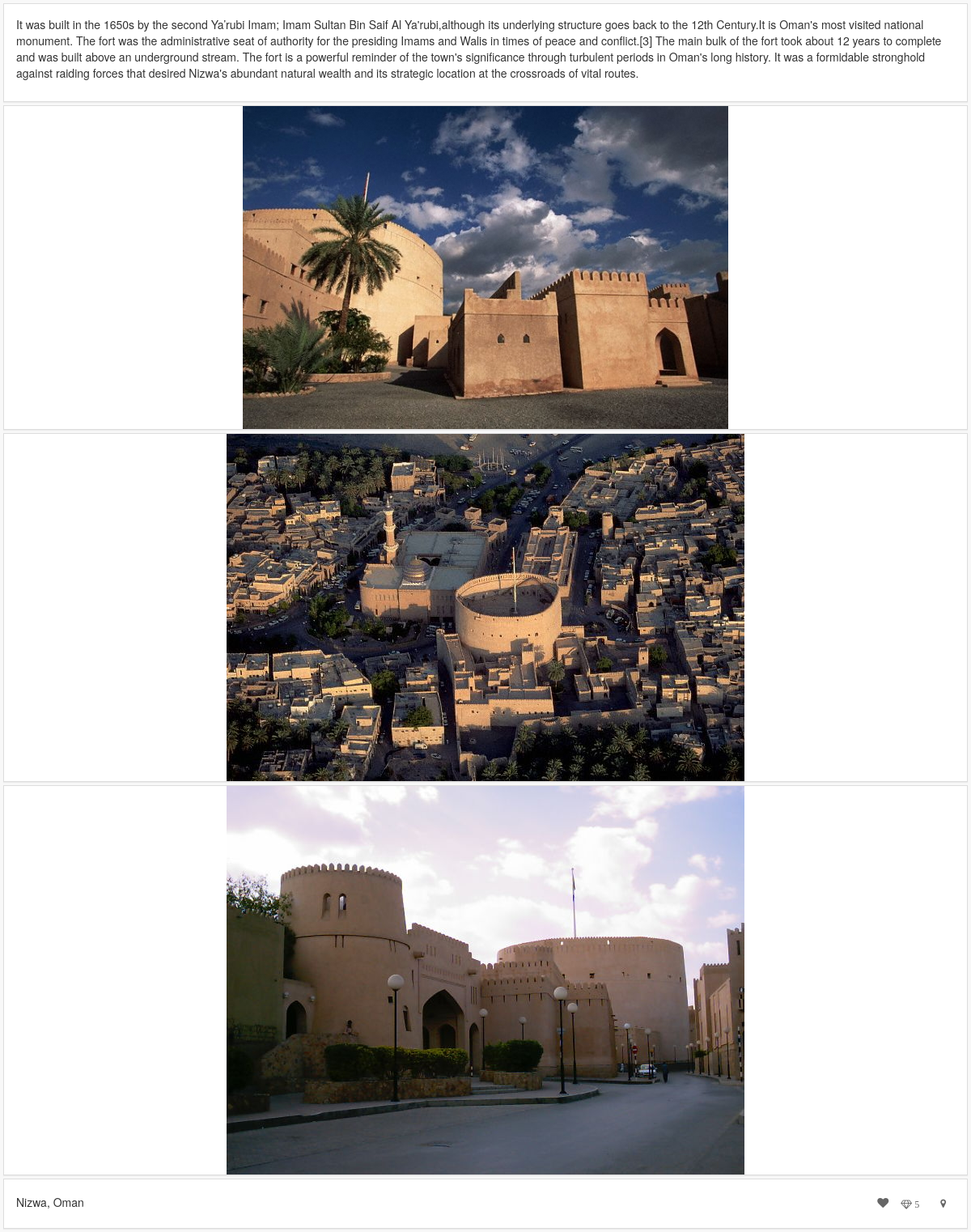
The app's page /appactivitesconntents/placeinfo.php?id=4 with its own data.
### tables this page shows
CREATE TABLE IF NOT EXISTS `place` (
`place_id` int(11) NOT NULL,
  `place_type` int(11) NOT NULL,
  `place_name` varchar(45) NOT NULL,
  `address` varchar(132) DEFAULT NULL,
  `place_location_lat` float DEFAULT NULL,
  `place_location_lng` float DEFAULT NULL,
  `place_admin_creator` int(11) NOT NULL,
  `view` int(1) NOT NULL DEFAULT '1' COMMENT '1 view , 0 unview',
  `description` text NOT NULL,
  `create_date` timestamp NOT NULL DEFAULT CURRENT_TIMESTAMP,
  `last_update` timestamp NOT NULL DEFAULT CURRENT_TIMESTAMP
);

### appactivitesconntents/server/appdboperations.php (called while the page is built, shortened)
<?php
class appdboperations {
    public static function getPlaceInformation($placeid) {
        try {
            $dbh = new PDO("mysql:host=" . DB_HOST . ";dbname=" . DB_NAME . "", DB_USERNAME, DB_PASSWORD, array(PDO::MYSQL_ATTR_INIT_COMMAND => "SET NAMES 'utf8'"));
            $dbh->setAttribute(PDO::ATTR_ERRMODE, PDO::ERRMODE_EXCEPTION);
            $sql = "SELECT
                    place.place_id,
                    place.place_name,
                    place.description,
                    DATE(place.create_date) AS createdate,
                    place.last_update,
                    place.create_date,
                    place.view,
                    place.place_admin_creator,
                    place.place_location_lng,
                    place.place_location_lat,
                    place.address,
                    place.place_type,
                    place_type.place_name AS placetype
                  FROM place
                    INNER JOIN place_type
                      ON place.place_type = place_type.place_id
                  WHERE place.view = 1 AND place.place_id = :id";
            $stmt = $dbh->prepare($sql);
            $stmt->bindParam(":id", $placeid, PDO::PARAM_INT);
            $stmt->execute();
            $result = $stmt->fetchAll(PDO::FETCH_ASSOC);
            return $result[0];
        } catch (PDOException $e) {
            echo $e->getMessage();
        }
    }
      public static function getPlaceImage($placeid) {
        try {
            $dbh = new PDO("mysql:host=" . DB_HOST . ";dbname=" . DB_NAME . "", DB_USERNAME, DB_PASSWORD, array(PDO::MYSQL_ATTR_INIT_COMMAND => "SET NAMES 'utf8'"));
            $sql = "SELECT place_image_id, image_title, image_path"
                    . " FROM place_image WHERE place_id = :id";
            $data = array();
            $stmt = $dbh->prepare($sql);
            $stmt->bindParam(":id", $placeid, PDO::PARAM_INT);
            $stmt->execute();
            $result = $stmt->fetchAll(PDO::FETCH_ASSOC);
            $index = 0;
            foreach ($result as $row) {
                $data[$index] = $row["image_path"].$row["image_title"];
                $index++;
            }
            return $data;
        } catch (PDOException $e) {
            echo $e->getMessage();
        }
    }
     public static function getItemsOnPlaceCount($placeid) {
        try {
            $dbh = new PDO("mysql:host=" . DB_HOST . ";dbname=" . DB_NAME . "", DB_USERNAME, DB_PASSWORD, array(PDO::MYSQL_ATTR_INIT_COMMAND => "SET NAMES 'utf8'"));
            $sql = 'SELECT count(*) as count FROM item WHERE item_place = '.  intval($placeid);
            foreach ($dbh->query($sql) as $row) {
                $count = $row['count'];
            }
            return $count;
        } catch (PDOException $e) {
            echo $e->getMessage();
        }
    }
}

### appactivitesconntents/placeinfo.php (the view, shortened to what this page needs)
<?php
try {
    include_once './server/appdboperations.php';
    $place = appdboperations::getPlaceInformation($_GET["id"]);
    ?>
    <html>
        <head>
            <link href="css/main.css" rel="stylesheet" type="text/css"/>
        </head>
        <body>
            <section class="main-placeinformation-section">
                <div class="panel panel-default placeinformation-card">
                    <div class="panel-body">
                        <p><?php echo $place["description"] ?></p>
                    </div>
                </div>
                <?php
                $placeimages = appdboperations::getPlaceImage($_GET["id"]);
                if (count($placeimages) > 0) {
                    for ($index = 0; $index < count($placeimages); $index++) {
                        ?>
                        <div class="panel panel-default placeinformation-card">
                            <div class="panel-image">
                                <center>
                                     <img style="max-width: 100%;" src="<?php echo $placeimages[$index]; ?>" class="panel-image-preview" />
                                </center>
                            </div>
                        </div>
                        <?php
                    }
                }
                ?>
                <div class="panel panel-default placeinformation-card">
                    <div class="panel-body">
                        <span style="float: left; margin-top: 3px;" id="place-address"><?php echo $place["address"] ?></span>
                        <span style="float: right;">
                            <?php
                            $itemcount = appdboperations::getItemsOnPlaceCount($_GET["id"]);
                            if ($itemcount > 0) {
                                ?>
                            <a><i class="fa fa-heart"></i></a>
                                <a class="btn btn-sm">
                                    <i class="fa fa-diamond"></i>
                                    <i class="fa"><?php echo $itemcount; ?></i>
                                </a>
                                <?php
                            }
                            ?>
                            <a href="*map~<?php echo $place["place_location_lat"]; ?>~<?php echo $place["place_location_lng"]; ?>" class="btn btn-sm" style=""><i class="fa fa-map-marker"></i></a>
                        </span>
                    </div>
                </div>
            </section>
        </body>
    </html>
    <?php
} catch (Exception $ex) {
}

### appactivitesconntents/css/main.css (style rules this page uses)
* { -webkit-touch-callout: none; -webkit-user-select: none; }
body { background: #f8f8f8; }
a { color: #666666; }
a:link { text-decoration: none; color: #666666; }
.panel { margin: 0px; }
.main-placeinformation-section { margin-top: 4px; }
.placeinformation-card { margin-bottom: 4px; border-radius: 0px; margin-left: 4px; margin-right: 4px; }

### records on screen
place: description "It was built in the 1650s by the second Ya’rubi Imam; Imam Sultan Bin Saif Al Ya'rubi,although its underlying structure goes back to the 12th Century.It is Oman's most visited national monument. The fort was the administrative seat of authority for the presiding Imams and Walis in times of peace and conflict.[3] The main bulk of the fort took about 12 years to complete and was built above an underground stream. The fort is a powerful reminder of the town's significance through turbulent periods in Oman's long history. It was a formidable stronghold against raiding forces that desired Nizwa's abundant natural wealth and its strategic location at the crossroads of vital routes.", address "Nizwa, Oman"

### other values on screen
$itemcount "5"
